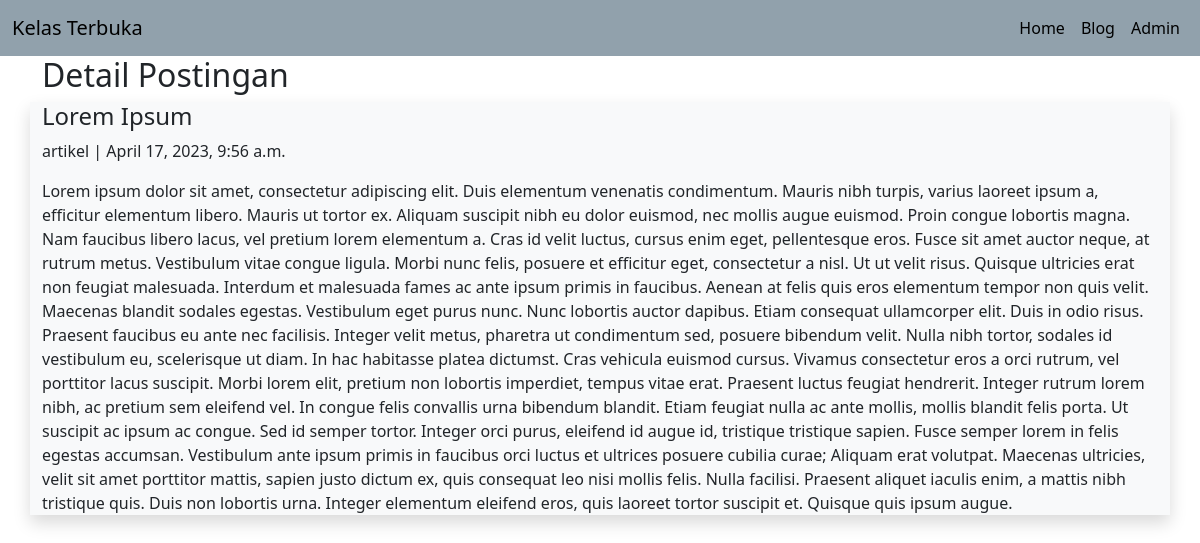
Page /blog/detail/lorem-ipsum/ on the committed database.
### blog/models.py (models this page shows, shortened)
class Artikel(models.Model):
    judul = models.CharField(max_length=50)
    isi = models.TextField()
    kategori = models.CharField(max_length=50)
    slug = models.SlugField(blank=True, editable=False)
    publish = models.DateTimeField(auto_now_add=True)
    update = models.DateTimeField(auto_now=True)

### blog/views.py (the view)
# urls.py: path("detail/<slug:slugInput>/", views.details, name="detail"),
def details(request, slugInput):
    detail = Artikel.objects.get(slug=slugInput)
    context = {
        "heading": "Detail Postingan",
        "details": detail,
    }
    return render(request, "blog/detail.html", context)

### blog/templates/blog/detail.html (shortened to what this page needs)
{% extends 'base.html' %}
{% block pagetittle %}
    <h2>{{heading}}</h2>
{% endblock pagetittle %}
{% block contents %}
    <h4>{{details.judul}}</h4>
    <p>{{details.kategori}} | {{details.publish}}</p>
    <p>{{details.isi}}</p>
{% endblock contents %}

### rows in the picture
Artikel: judul "Lorem Ipsum", kategori "artikel", publish "April 17, 2023, 9:56 a.m.", isi "Lorem ipsum dolor sit amet, consectetur adipiscing elit. Duis elementum venenatis condimentum. Mauris nibh turpis, varius laoreet ipsum a, efficitur elementum libero. Mauris ut tortor ex. Aliquam suscipit nibh eu dolor euismod, nec mollis augue euismod. Proin congue lobortis magna. Nam faucibus libero lacus, vel pretium lorem elementum a. Cras id velit luctus, cursus enim eget, pellentesque eros. Fusce sit amet auctor neque, at rutrum metus. Vestibulum vitae congue ligula. Morbi nunc felis, posuere et efficitur eget, consectetur a nisl. Ut ut velit risus. Quisque ultricies erat non feugiat malesuada. Interdum et malesuada fames ac ante ipsum primis in faucibus. Aenean at felis quis eros…"

### other values in the picture
{{ heading }} "Detail Postingan"
